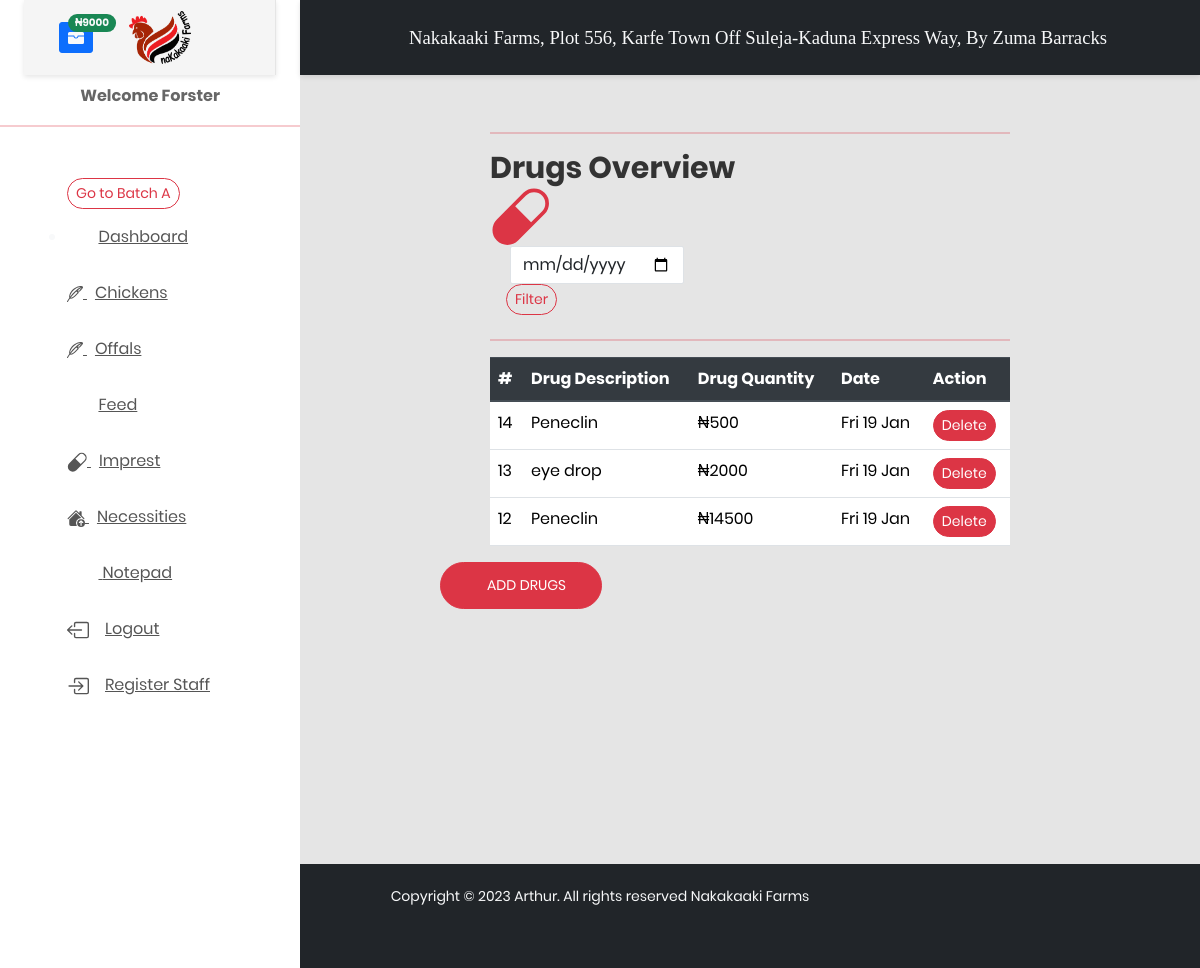
/drugs_overview_b/ (signed in), run on an earlier commit of the app's database.
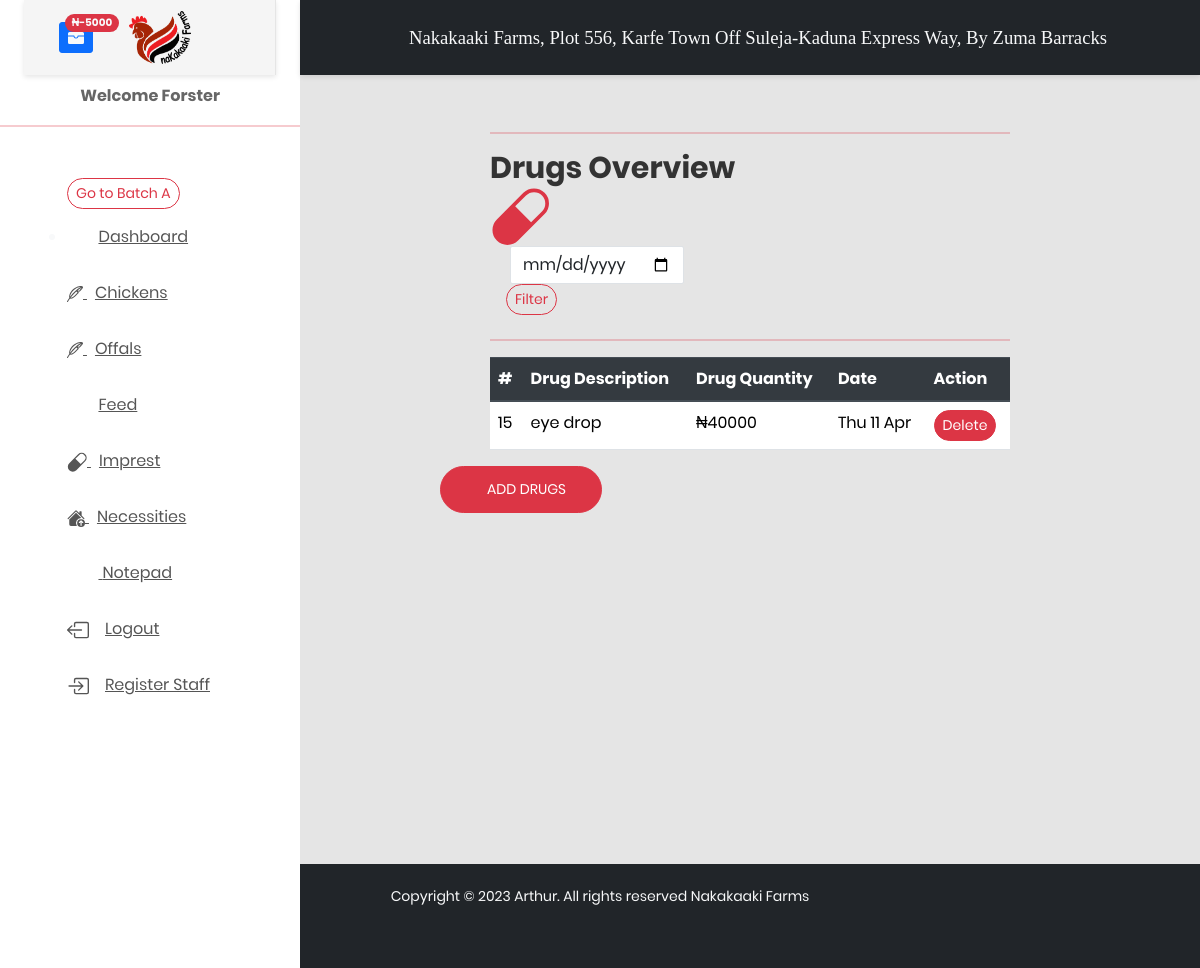
And on a later commit of the database.
### poultry_b/models.py (models this page shows, shortened)
class Drugs_b(models.Model):
    drug_description = models.CharField(max_length=100)
    drug_cost = models.IntegerField(default=0, null=True, blank=True)
    date = models.DateTimeField(auto_now_add=True, null=True, blank=False)

### poultry_b/views.py (the view)
# urls.py: path('drugs_overview_b/', new_views.drugs_overview_b, name='drugs_overview_b'),
def drugs_overview_b(request):
    if not request.user.is_authenticated:
        messages.error(request, ' Please Login to Continue')
        return redirect('login')
    imprest = Imprest_b.objects.values_list('total_imprest', flat=True).last()
    chickens_drug = Drugs_b.objects.all().order_by('-date')
    if request.method == 'GET':
        date = request.GET.get('date')
        print(date)
        if date:
            queryset = Drugs_b.objects.filter(date__icontains=date)
            print(queryset)
        else:
            date = None
            queryset = Drugs_b.objects.all()
        context = {
            'chickens_drug': chickens_drug,
            'queryset': queryset,
            'date': date,
            'imprest':imprest,
        }
        return render(request, 'poultry_b/drugs_overview_b.html', context)

### poultry_b/templates/poultry_b/drugs_overview_b.html (shortened to what this page needs)
{%extends 'poultry_b/base_b.html'%}
{%load crispy_forms_tags%}
{%block content%}
 <div class="container-fluid">
 <div class="row">
  <div class="col-md-8 offset-2">
      <hr class="text-danger">
      <div class="row">
          <div class="col-7">
               <h2>Drugs Overview
      <i>
           <svg xmlns="http://www.w3.org/2000/svg" width="60" height="60" fill="currentColor" class="bi bi-capsule text-danger" viewBox="0 0 16 16">
         <path d="M1.828 8.9 8.9 1.827a4 4 0 1 1 5.657 5.657l-7.07 7.071A4 4 0 1 1 1.827 8.9Zm9.128.771 2.893-2.893a3 3 0 1 0-4.243-4.242L6.713 5.429z"/>
         </svg>
      </i>
               </h2>
          </div>
          <div class="col-3">
              <form method="get" class="d-flex align-self-right form-inline ml-3">
          <div class="form-group mx-1">
    <input type="date" class="form-control" id="inputPassword2" name="date">
  </div>
  <button type="submit" class="btn btn-sm btn-outline-danger rounded-pill mb-2">Filter</button>
</form>
          </div>
      </div>
{%if queryset and date%}
   <table class="table">
  <thead class="thead-dark">
    <tr>
      <th scope="col">#</th>
      <th scope="col">drug Description</th>
      <th scope="col">drug Quantity</th>
       <th scope="col">Date</th>
         {%if user.is_superuser%}
         <th scope="col">Action</th>
        {%endif%}
    </tr>
  <hr class="text-danger">
  </thead>
  <tbody>
   {%for rows in queryset%}
    <tr>
       <td>{{rows.id}}</td>
       <td>{{rows.drug_description}}</td>
        <td>₦{{rows.drug_cost}}</td>
       <td>{{rows.date|date:"D d M"}}</td>
         {%if user.is_superuser%}
        <td><a href="{%url 'delete_drugs_b' rows.id%}" class="btn btn-sm btn-danger rounded-pill">Delete</a></td>
         {%endif%}
    </tr>
    {%endfor%}
  </tbody>
</table>
</div>
     <div class="col-md-4">
   <div class="overview-wrap">
      <h2 class="title-1"></h2>
      <a href="{%url 'drugs_overview_b'%}"><button class="btn au-btn btn-sm btn-danger rounded-pill my-3">
      <i class="zmdi zmdi-plus"></i>add drugs</button></a>
 </div>
    </div>
     <div class="col-md-2">
      <a href="{%url 'drugs_overview_b'%}" class="btn au-btn btn-sm btn-danger rounded-pill my-3">Refresh</a>
         </div>
</div>
  </div>
      {%elif queryset.count == 0%}
<div>{%include 'poultry/message.html'%}</div>
   <h3 class="my-2">No Data Found</h3>
<div class="col-md-2">
      <a href="{%url 'drugs_overview_b'%}" class="btn au-btn btn-sm btn-danger rounded-pill my-3">Refresh</a>
</div>
{%else%}
   <table class="table">
  <thead class="thead-dark">
    <tr>
      <th scope="col">#</th>
      <th scope="col">Drug Description</th>
      <th scope="col">Drug Quantity</th>
       <th scope="col">Date</th>
         {%if user.is_superuser%}
        <th scope="col">Action</th>
         {%endif%}
    </tr>
  <hr class="text-danger">
  </thead>
  <tbody>
   {%for rows in chickens_drug%}
    <tr>
       <td>{{rows.id}}</td>
       <td>{{rows.drug_description}}</td>
        <td>₦{{rows.drug_cost}}</td>
       <td>{{rows.date|date:"D d M"}}</td>
         {%if user.is_superuser%}
        <td><a href="{%url 'delete_drugs_b' rows.id%}" class="btn btn-sm btn-danger rounded-pill">Delete</a></td>
         {%endif%}
    </tr>
    {%endfor%}
  </tbody>
</table>
</div>
     <div class="col-md-4">
   <div class="overview-wrap">
      <a href="{%url 'drugs_b'%}"><button class="btn au-btn btn-sm btn-danger rounded-pill my-3">
      <i class="zmdi zmdi-plus"></i>add drugs</button></a>
 </div>
    </div>
</div>
  </div>
{%endif%}
{%endblock%}

### poultry_b/templates/poultry_b/base_b.html (shortened to what the changed rows need)
<!DOCTYPE html>
<html lang="en">
<head>
    <link href="https://cdn.jsdelivr.net/npm/bootstrap@5.1.3/dist/css/bootstrap.min.css" rel="stylesheet">
    <link rel="stylesheet" href="https://stackpath.bootstrapcdn.com/bootstrap/4.5.2/css/bootstrap.min.css">
    <link href="/static/css/font-face.css" rel="stylesheet" media="all">
    <link href="/static/vendor/font-awesome-4.7/css/font-awesome.min.css" rel="stylesheet" media="all">
    <link href="/static/vendor/font-awesome-5/css/fontawesome-all.min.css" rel="stylesheet" media="all">
    <link href="/static/vendor/mdi-font/css/material-design-iconic-font.min.css" rel="stylesheet" media="all">
    <link href="/static/vendor/bootstrap-4.1/bootstrap.min.css" rel="stylesheet" media="all">
    <link href="/static/vendor/animsition/animsition.min.css" rel="stylesheet" media="all">
    <link href="/static/vendor/bootstrap-progressbar/bootstrap-progressbar-3.3.4.min.css" rel="stylesheet" media="all">
    <link href="/static/vendor/wow/animate.css" rel="stylesheet" media="all">
    <link href="/static/vendor/css-hamburgers/hamburgers.min.css" rel="stylesheet" media="all">
    <link href="/static/vendor/slick/slick.css" rel="stylesheet" media="all">
    <link href="/static/vendor/select2/select2.min.css" rel="stylesheet" media="all">
    <link href="/static/vendor/perfect-scrollbar/perfect-scrollbar.css" rel="stylesheet" media="all">
    <link href="/static/css/theme.css" rel="stylesheet" media="all">
</head>
<body class="animsition">
    <div class="page-wrapper">
        <aside class="menu-sidebar d-none d-lg-block">
            <div class="logo mx-4">
                  {%if imprest < 5000%}
                                                        <button type="button" class="btn btn-primary btn-sm position-relative float-left">
                                                          <span class="position-absolute top-0 start-100 translate-middle badge rounded-pill bg-danger">
                                                            <p class="text-light" data-toggle="tooltip" data-placement="top" title="Imprest Balance"> ₦{{imprest}}</p>
                                                          </span>
                                                        </button>
                                                        {%else%}
                                                        <button type="button" class="btn btn-primary btn-sm position-relative float-left">
                                                          <span class="position-absolute top-0 start-100 translate-middle badge rounded-pill bg-success text-light">
                                                            <p class="text-light" data-toggle="tooltip" data-placement="top" title="Imprest Balance"> ₦{{imprest}}</p>
                                                          </span>
                                                        </button>
                                                        {%endif%}
            </div>
        </aside>
        <div class="page-container">
 <div class="main-content">
                <div class="section__content section__content--p30">
                    <div class="container-fluid">
                        <div class="row">
                            <div class="col-md-12">
                                <div class="overview-wrap">
        {%block content%}{%endblock%}
</div>
  </div>
</div>
                            </div>
                        </div>
                    </div>
                </div>
 </div>
</body>
</html>

What changed in the data, as far as the page shows it:
removed Drugs_b: id "14", drug_description "Peneclin", drug_cost "500", date "Fri 19 Jan"
removed Drugs_b: id "13", drug_description "eye drop", drug_cost "2000", date "Fri 19 Jan"
removed Drugs_b: id "12", drug_description "Peneclin", drug_cost "14500", date "Fri 19 Jan"
added Drugs_b: id "15", drug_description "eye drop", drug_cost "40000", date "Thu 11 Apr"
Also different on the page:
{{ imprest }}: (not shown) → "-5000"
{{ imprest }}: "9000" → (not shown)
